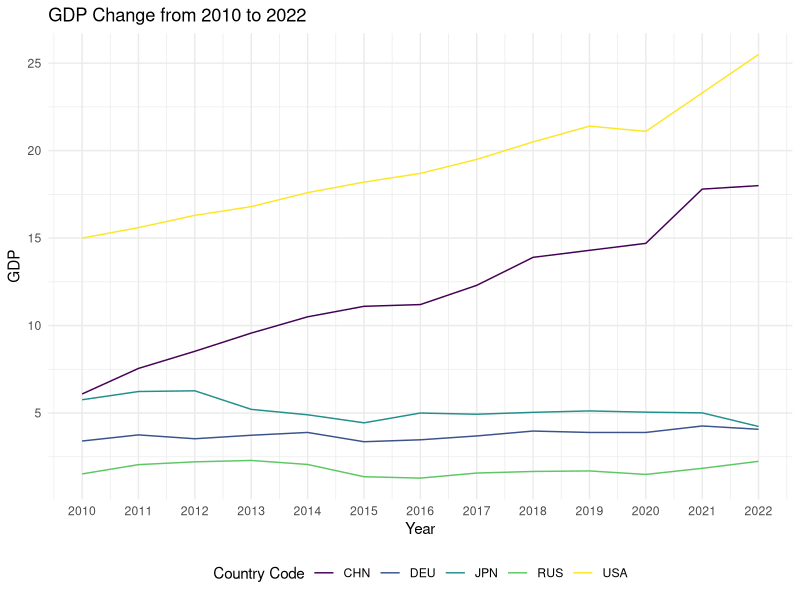
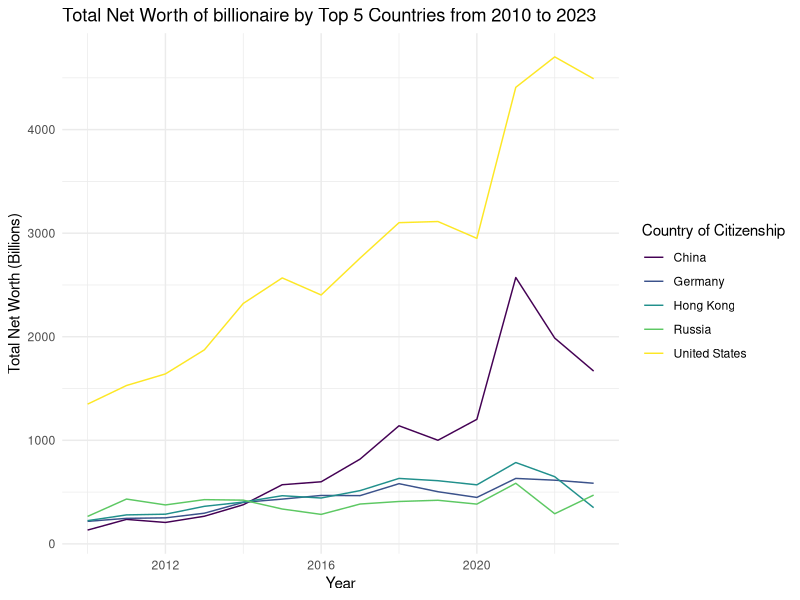
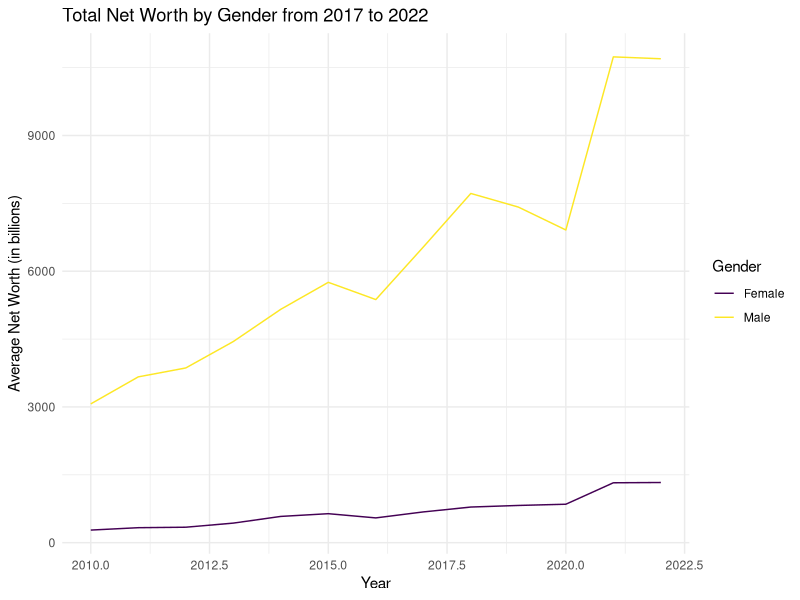
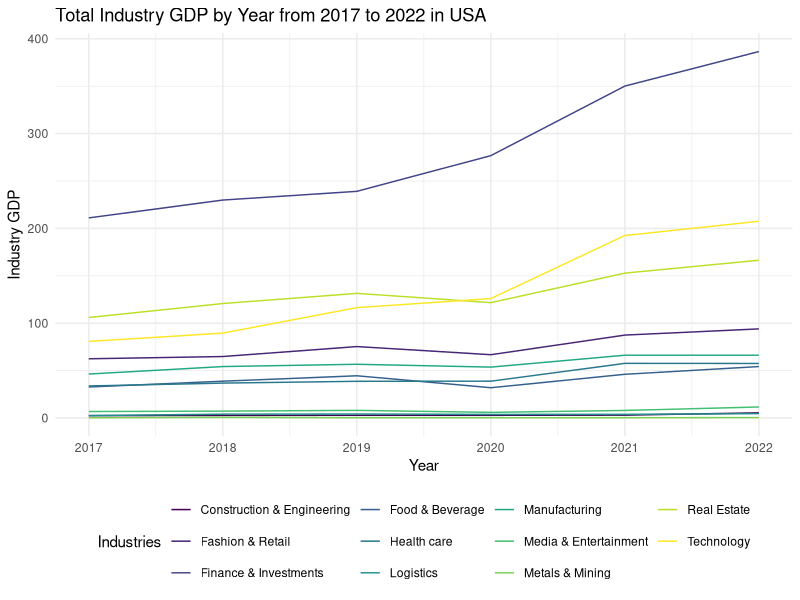
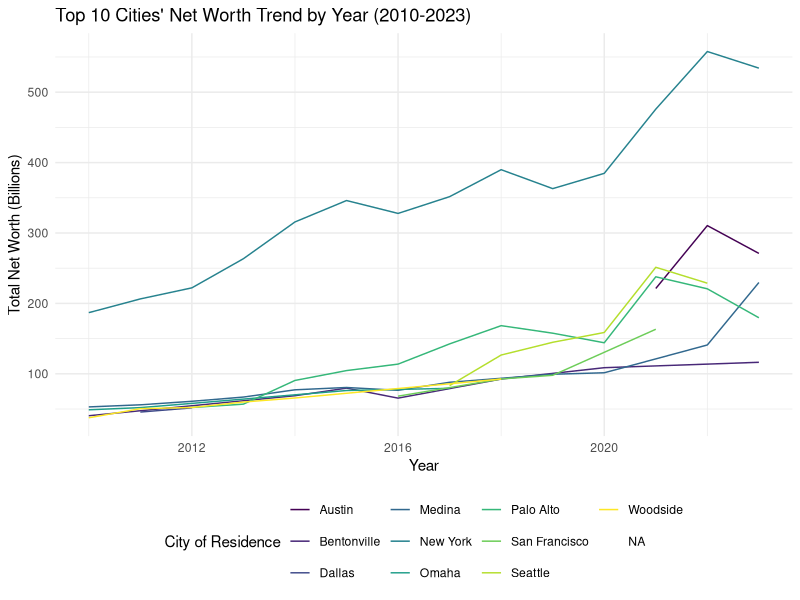
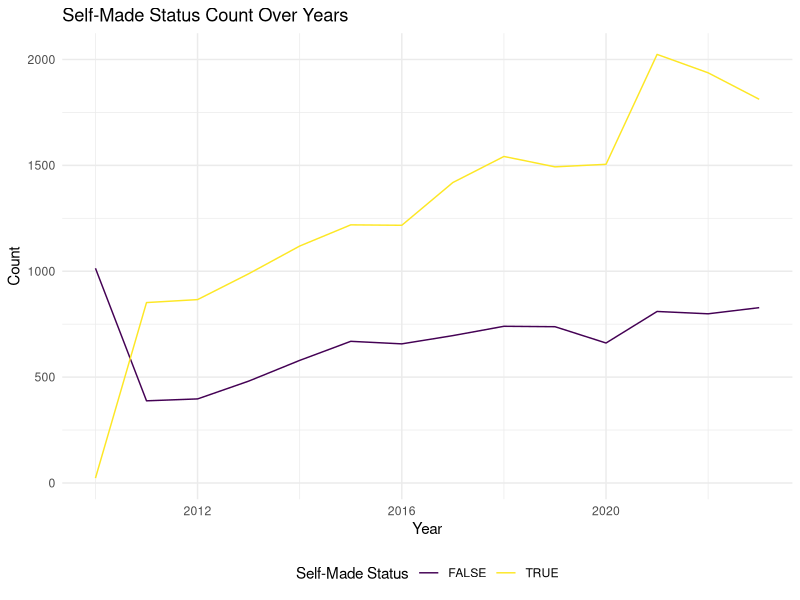
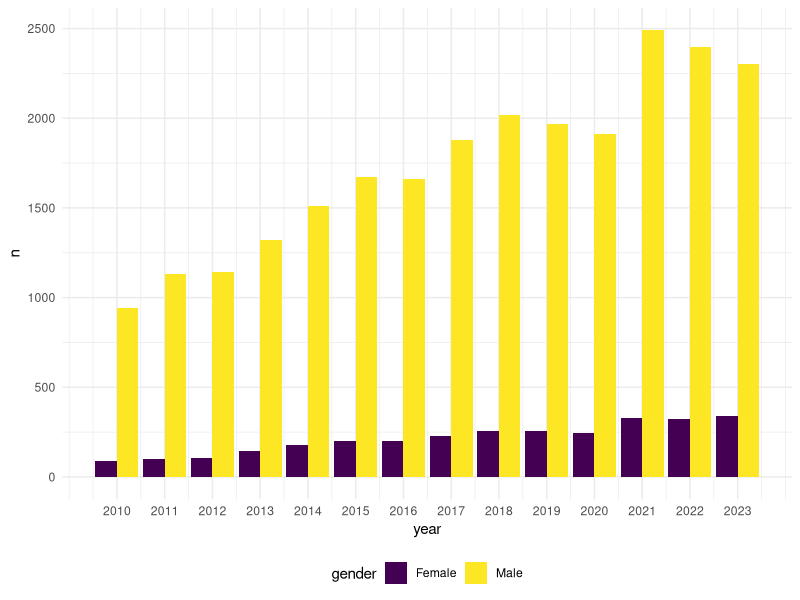
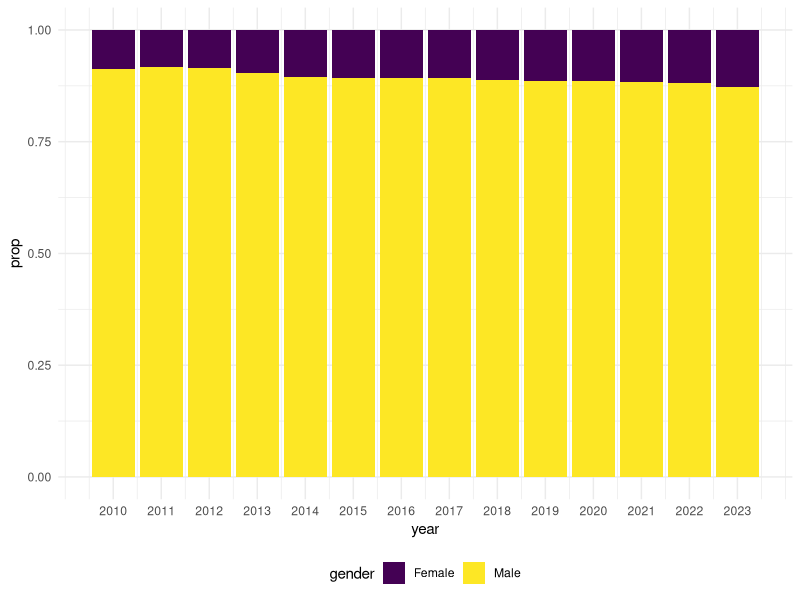

Write R code to recreate these figures, in order.
## ---- chunk 1
knitr::opts_chunk$set(echo = TRUE, 
                      message = FALSE,
                      warning = FALSE)

library(tidyverse)
library(readxl)
library(dplyr)
library(ggplot2)


options(
  ggplot2.continuous.colour = "viridis",
  ggplot2.continuous.fill = "viridis"
)

scale_colour_discrete = scale_colour_viridis_d
scale_fill_discrete = scale_fill_viridis_d

theme_set(theme_minimal() + theme(legend.position = "bottom"))
## ---- chunk 2
billionaire_gdp_indus_usa <- read.csv("../data/billionaire_gdp_indus_usa.csv")
billionaire_gdp <- read.csv("../data/billionaire_gdp.csv")
gdp <- read.csv("../data/gdp.csv")
## ---- chunk 3
countries <- c("USA", "CHN", "RUS", "JPN", "DEU")

gdp_selected <- 
  gdp[gdp$code %in% countries & gdp$year >= 2010 & gdp$year <= 2022, ]

# draw GDP plot
ggplot(data = gdp_selected, aes(x = year, y = gdp, color = code)) +
  geom_line() +
  labs(title = "GDP Change from 2010 to 2022",
       x = "Year", y = "GDP",
       color = "Country Code") +
  scale_x_continuous(breaks = 2010:2022) 

## ---- chunk 4
data_filtered <- billionaire_gdp %>%
  filter(year >= 2010 & year <= 2023)

# group by country net worth over time 
total_net_worth_by_country <- data_filtered %>%
  group_by(country_of_citizenship) %>%
  summarise(total_net_worth = sum(net_worth, na.rm = TRUE))

# net worth top 5 countries
top_countries <- total_net_worth_by_country %>%
  top_n(5, total_net_worth) %>%
  pull(country_of_citizenship)

top_countries_data <- data_filtered %>%
  filter(country_of_citizenship %in% top_countries)

total_net_worth_by_year_country <- top_countries_data %>%
  group_by(year, country_of_citizenship) %>%
  summarise(total_net_worth = sum(net_worth, na.rm = TRUE))

# plot
ggplot(total_net_worth_by_year_country, aes(x = year, y = total_net_worth, group = country_of_citizenship, color = country_of_citizenship)) +
  geom_line() +
  theme_minimal() +
  labs(title = "Total Net Worth of billionaire by Top 5 Countries from 2010 to 2023",
       x = "Year", y = "Total Net Worth (Billions)",
       color = "Country of Citizenship")

## ---- chunk 5

billionaires_filtered <- billionaire_gdp %>%
  filter(year >= 2010 & year <= 2022) %>%  na.omit()

average_net_worth_by_year_gender <- billionaires_filtered %>%
  group_by(year, gender) %>%
  summarise(average_net_worth = sum(net_worth, na.rm = TRUE))



ggplot(average_net_worth_by_year_gender, aes(x = year, y = average_net_worth, color = gender)) +
  geom_line() +
  theme_minimal() +
  labs(title = "Total Net Worth by Gender from 2017 to 2022",
       x = "Year", y = "Average Net Worth (in billions)",
       color = "Gender")

## ---- chunk 6
data_filtered <- billionaire_gdp_indus_usa %>%
  filter(year >= 2017 & year <= 2022) %>% 
  drop_na(industry_gdp)


average_gdp_by_year_industry <- data_filtered %>%
  group_by(year, industries) %>%
  summarise(average_industry_gdp = sum(industry_gdp, na.rm = TRUE))

average_gdp_by_year_industry |> 
  ggplot(aes(x = year, y = average_industry_gdp, group = industries, color = industries)) +
    geom_line() +
    labs(title = "Total Industry GDP by Year from 2017 to 2022 in USA",
         x = "Year", y = "Industry GDP",
         color = "Industries")

## ---- chunk 7
data_filtered <- billionaire_gdp %>%
  filter(year >= 2010 & year <= 2023, country_of_citizenship == "United States")

net_worth_by_city_year <- data_filtered %>%
  group_by(year, city_of_residence) %>%
  summarise(total_net_worth = sum(net_worth, na.rm = TRUE)) %>%
  ungroup()

# top5
top_cities_by_year <- net_worth_by_city_year %>%
  group_by(year) %>%
  slice_max(order_by = total_net_worth, n = 5) %>%
  ungroup()

ggplot(top_cities_by_year, aes(x = year, y = total_net_worth, group = city_of_residence, color = city_of_residence)) +
  geom_line() +
  theme_minimal() +
  labs(title = "Top 10 Cities' Net Worth Trend by Year (2010-2023)",
       x = "Year", y = "Total Net Worth (Billions)",
       color = "City of Residence") +
  theme(legend.position = "bottom")
## ---- chunk 8

self_made_trend <- billionaire_gdp %>%
  group_by(year, self_made) %>%
  summarise(count = n(), .groups = 'drop')


ggplot(self_made_trend, aes(x = year, y = count, color = self_made, group = self_made)) +
  geom_line() +
  labs(title = "Self-Made Status Count Over Years",
       x = "Year", y = "Count",
       color = "Self-Made Status")

## ---- chunk 9
billionaire_gdp |> 
  drop_na(gender) |> 
  group_by(year, gender) |> 
  summarize(n = n()) |> 
  ggplot(aes(x = year, y = n, fill = gender)) +
  geom_bar(position="dodge", stat="identity") +
  scale_x_continuous(breaks = 2010:2023)
## ---- chunk 10
# scale it to 1 to analyze the proportions
bil_gender_prop <-
  billionaire_gdp|> 
  drop_na(gender) |> 
  group_by(year, gender) |> 
  summarize(n = n()) |> 
  group_by(year) |> 
  mutate(total = sum(n),
         prop = n/ total)

bil_gender_prop |> 
  ggplot(aes(x = year, y = prop, fill = gender))+
  geom_bar(position="stack", stat="identity") +
  scale_x_continuous(breaks = 2010:2023)
  
## ---- chunk 11
billionaire_gdp |> 
  drop_na(industries) |> 
  group_by(year, industries) |> 
  summarize(n = n()) |> 
  ggplot(aes(x = year, y = n, fill = industries)) +
  geom_bar(position="stack", stat="identity") +
  scale_x_continuous(breaks = 2010:2023)
## ---- chunk 12
billionaire_gdp |> 
  group_by(year) |> 
  summarize(ave_net_worth = mean(net_worth)) |> 
  ggplot(aes(x = year, y = ave_net_worth)) +
  geom_line() +
  geom_point() +
  scale_x_continuous(breaks = 2010:2023)
## ---- chunk 13
billionaire_gdp |> 
  drop_na(self_made) |> 
  group_by(year, self_made) |> 
  summarize(n = n()) |> 
  ggplot(aes(x = year, y = n, fill = self_made)) +
  geom_bar(position="dodge", stat="identity") +
  scale_x_continuous(breaks = 2010:2023)
## ---- chunk 14
# scale it to 1 to analyze the proportions
bil_selfmade_prop <-
  billionaire_gdp|> 
  drop_na(self_made) |> 
  group_by(year, self_made) |> 
  summarize(n = n()) |> 
  group_by(year) |> 
  mutate(total = sum(n),
         prop = n/ total)

bil_selfmade_prop |> 
  ggplot(aes(x = year, y = prop, fill = self_made)) +
  geom_bar(position="stack", stat="identity") +
  scale_x_continuous(breaks = 2010:2023)
## ---- chunk 15
billionaire_gdp_indus_usa |> 
  drop_na(industry_gdp) |> 
  group_by(year, industries) |> 
  summarize(n = n()) |> 
  ggplot(aes(x = year, y = n, fill = industries)) +
  geom_bar(position="stack", stat="identity") +
  scale_x_continuous(breaks = 2017:2022)
## ---- chunk 16
bil_us_indus_prop <-
  billionaire_gdp_indus_usa |> 
  drop_na(industry_gdp) |> 
  group_by(year, industries) |> 
  summarize(n = n())|> 
  group_by(year) |> 
  mutate(total = sum(n),
         prop = n / total)

bil_us_indus_prop |> 
  ggplot(aes(x = year, y = prop, fill = industries)) +
  geom_bar(position="stack", stat="identity") +
  scale_x_continuous(breaks = 2017:2022)
